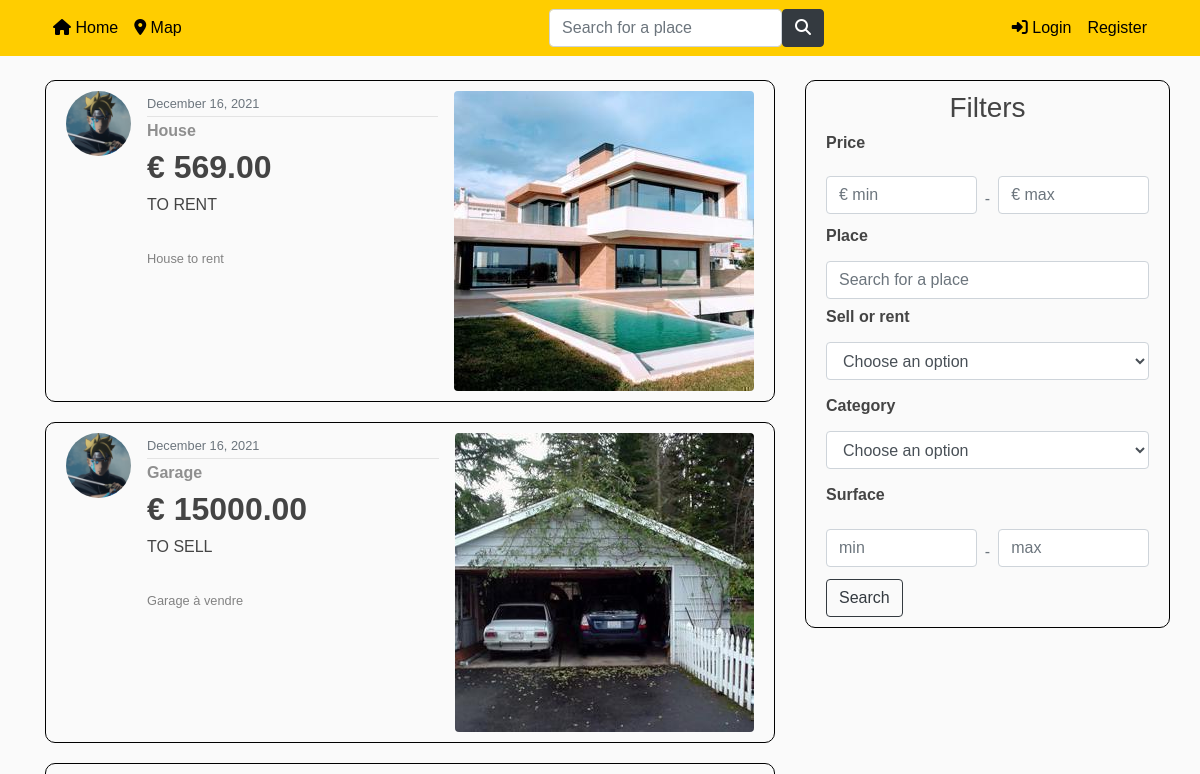
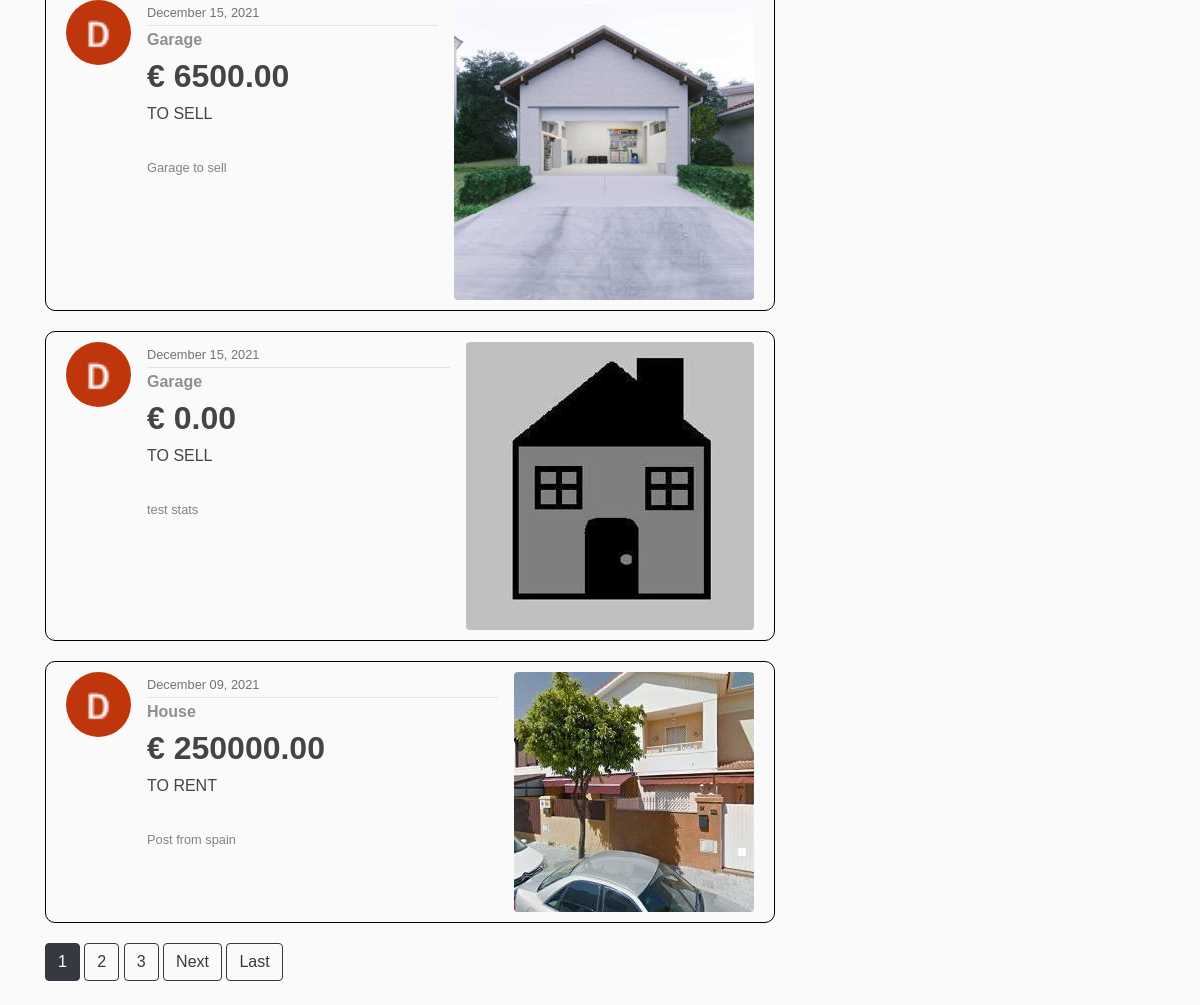
The page / on the database its author committed (2 pictures, top to bottom).
### blog/models.py (models this page shows, shortened)
class Post(models.Model): #creation d'un Post
    title = models.CharField(max_length=100)
    price = models.DecimalField(default=0, max_digits= 15, decimal_places=2)
    sell_rent = models.CharField(default= 'S', max_length=10, choices=SELLORRENT_CHOICES)
    localisation = models.CharField(default='Bruxelles',max_length=100)
    address = models.TextField(default='Boulevard du Triomphe 1 , 1050 Bruxelles')
    lat = models.FloatField(blank=True, null=True)  # blank pour autoriser des valeurs vides
    long = models.FloatField(blank=True, null=True)
    category = models.CharField(default= 'H', max_length=10, choices=CATEGORIES)
    surface = models.DecimalField(default=0, max_digits= 8, decimal_places=2)
    content = models.TextField()
    image = models.ImageField(default='defaultAnnounce.jpg', upload_to='announce_pics')
    image2 = models.ImageField(default='defaultAnnounce.jpg', upload_to='announce_pics')
    image3 = models.ImageField(default='defaultAnnounce.jpg', upload_to='announce_pics')
    date_posted = models.DateTimeField(default=timezone.now)
    author = models.ForeignKey(User, on_delete=models.CASCADE) #ForeignKey = reférence à une autre classe (clé étrangère) --> on_delete=models.CASCADE --> signifie que lors de la suppression d'un User, tous ses posts seront supprimés aussi
    number_views = models.IntegerField(default=0)
    room_number = models.IntegerField(default=0, blank=True, null=True)

### users/models.py (models this page shows, shortened)
class Profile(models.Model):
    user = models.OneToOneField(User, on_delete=models.CASCADE) #CASCADE : si je supprime l'utilisateur, le profil sera supprimé aussi. Mais si je supprime le profil, l'utilisateur ne sera pas supprimé
    image = models.ImageField(default='default.jpg', upload_to='profile_pics') #default = image par défaut si l'user ne choisit aucune pdp
    price_preference = models.DecimalField(default=0, max_digits=15, decimal_places=2) #prix maximum préféré
    localisation_preference = models.CharField(default='Bruxelles', max_length=100) #localisation préférée
    sell_rent_preference = models.CharField(default='S', max_length=10, choices=SELLORRENT_CHOICES) #a vendre ou a louer

### blog/views.py (the view)
# urls.py: path('', PostListView.as_view(), name='blog-home'), # localhost:8000/blog/
class PostListView(ListView): #affichage de tous les posts (home.html)
    model = Post
    template_name = 'blog/home.html' # <app>/<model>_<viewtype>.html
    context_object_name = 'posts'
    ordering = ['-date_posted'] #permet d'afficher les posts du plus récent au plus ancien (grâce au '-' devant date_posted)
    paginate_by = 5 #nombre de posts qui vont être affichés sur une page
    def get_context_data(self, *args, **kwargs):
        context = super(PostListView, self).get_context_data(*args, **kwargs)
        if(self.request.user.is_authenticated):
            curr_user = User.objects.filter(username=self.request.user).get()  # utilisateur actuel
            context['watchlist_list'] = curr_user.watchlist_list.all()
        else:
            context['watchlist_list'] = ''
        return context

### blog/templates/blog/home.html (shortened to what this page needs)
{% extends "blog/base.html" %}
{% block content %}
{% for post in posts %}
<a class="content-article" href="{% url 'post-detail' post.id %}">
    <article class="media content-section">
        <img class="rounded-circle article-img" src="{{ post.author.profile.image.url }}">
        <div class="media-body">
            <div class="article-metadata">
                <small class="text-muted">{{ post.date_posted|date:"F d, Y" }}</small>
            </div>
            <div class="post-content">
                <h6 class="post-content-category"><b>{{ post.get_category_display }}</b></h6>
                <h2 class="display-5"><b>€ {{ post.price }}</b></h2>
                <h6 class="text-uppercase">{{ post.get_sell_rent_display }}</h6>
                <br>
                <p class="post-content-title"><small>{{ post.title }}</small></p>
            </div>
        </div>
        <img class="rounded float-left ml-3" src="{{ post.image.url }}">
    </article>
</a>
{% endfor %}
{% if is_paginated %}
        {% for num in page_obj.paginator.page_range %}
            {% if page_obj.number == num %}
                <a class="btn btn-dark mb-4" href="?page={{ num }}">{{ num }}</a>
            {% elif num > page_obj.number|add:'-3' and num < page_obj.number|add:'3' %}
                <a class="btn btn-outline-dark mb-4" href="?page={{ num }}">{{ num }}</a>
            {% endif %}
        {% endfor %}
        {% if page_obj.has_next %}
                <a class="btn btn-outline-dark mb-4" href="?page={{ page_obj.next_page_number }}">Next</a>
                <a class="btn btn-outline-dark mb-4" href="?page={{ page_obj.paginator.num_pages }}">Last</a>
        {% endif %}
{% endif %}
</div>
        <section class="col-md-4">
            <div class="content-section filter-section">
                <h3 style="text-align: center;">Filters</h3>
                <form action="{% url 'blog-filter' %}" method=GET>
                    <h6 class="font-weight-bold mb-3">Price</h6>
                    <div class="d-flex align-items-center mt-4 pb-1">
                        <div class="md-form md-outline my-0">
                            <input class="form-control mb-2" name="priceMin" placeholder="€ min">
                        </div>
                        <p class="px-2 mb-0 text-muted"> - </p>
                        <div class="md-form md-outline my-0">
                            <input class="form-control mb-2" name="priceMax" placeholder="€ max">
                        </div>
                    </div>
                    <h6 class="font-weight-bold mb-3">Place</h6>
                    <input aria-label="Search" class="form-control me-2" name="localisation" placeholder="Search for a place"
                           type="search">
                    <h6 class="font-weight-bold mt-2 mb-3">Sell or rent</h6>
                    <div class="form-group">
                        <select class="form-control" name="sellOrRent" >
                            <option>Choose an option</option>
                        </select>
                    </div>
                    <h6 class="font-weight-bold mb-3">Category</h6>
                    <div class="form-group">
                        <select class="form-control" name="category" >
                            <option>Choose an option</option>
                        </select>
                    </div>
                    <h6 class="font-weight-bold mb-3">Surface</h6>
                    <div class="d-flex align-items-center mt-4 pb-1">
                        <div class="md-form md-outline my-0">
                            <input class="form-control mb-2"  name="surfaceMin" placeholder="min" type="text">
                        </div>
                        <p class="px-2 mb-0 text-muted"> - </p>
                        <div class="md-form md-outline my-0">
                            <input class="form-control mb-2" name="surfaceMax" placeholder="max" type="text">
                        </div>
                    </div>
                    <button class="btn btn-outline-dark" type="submit">Search</button>
                </form>
            </div>
        </section>
{% endblock content %}

### blog/static/blog/main.css (style rules this page uses)
body { font-family: Verdana, sans-serif; background: #fafafa; color: #333333; margin-top: 5rem; }
h1, h2, h3, h4, h5, h6 { color: #444444; }
.post-content-title { color: #828282; }
.post-content-category { color: #8F8F8F; }
.content-section { transition: box-shadow .3s; background: #fafafa; padding: 10px 20px; border: 1px solid black; border-radius: 10px; margin-bottom: 20px; }
.filter-section { position: absolute; }
.article-img { height: 65px; width: 65px; margin-right: 16px; }
.article-metadata { padding-bottom: 1px; margin-bottom: 4px; border-bottom: 1px solid #e3e3e3 }

### rows shown on the page
Post: author.profile.image (picture), date_posted "December 16, 2021", category "House", price "569.00", sell_rent "TO RENT", title "House to rent", image (picture)
Post: author.profile.image (picture), date_posted "December 16, 2021", category "Garage", price "15000.00", sell_rent "TO SELL", title "Garage à vendre", image (picture)
Post: author.profile.image (picture), date_posted "December 15, 2021", category "Garage", price "6500.00", sell_rent "TO SELL", title "Garage to sell", image (picture)
Post: author.profile.image (picture), date_posted "December 15, 2021", category "Garage", price "0.00", sell_rent "TO SELL", title "test stats", image (placeholder picture)
Post: author.profile.image (picture), date_posted "December 09, 2021", category "House", price "250000.00", sell_rent "TO RENT", title "Post from spain", image (picture)

### other values the page prints
{{ num }} "1"
{{ num }} "2" "3"
